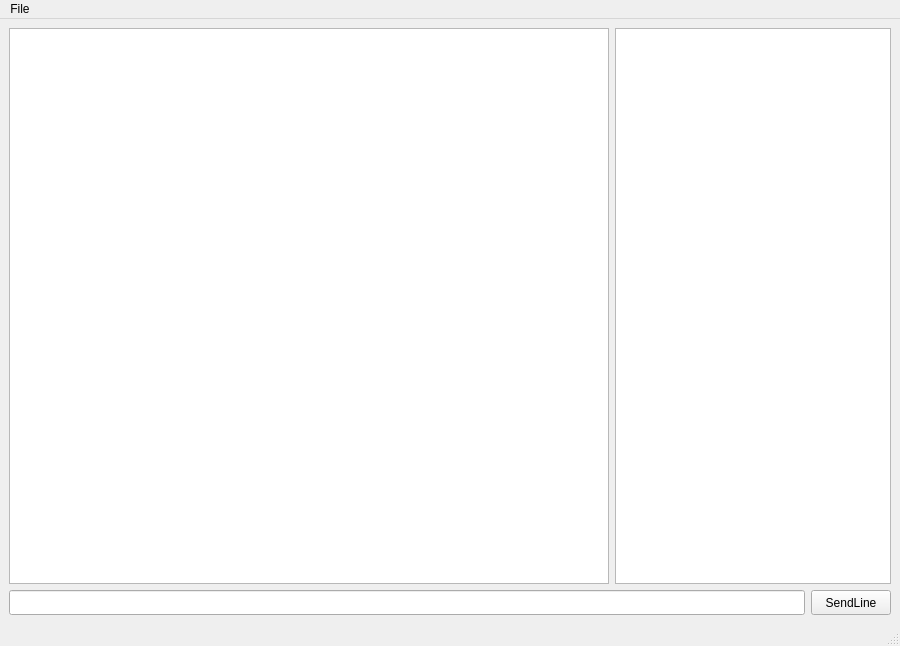
<?xml version="1.0" encoding="UTF-8"?>
<ui version="4.0">
 <class>MainWindow</class>
 <widget class="QMainWindow" name="MainWindow">
  <property name="geometry">
   <rect>
    <x>0</x>
    <y>0</y>
    <width>900</width>
    <height>646</height>
   </rect>
  </property>
  <property name="sizeIncrement">
   <size>
    <width>10</width>
    <height>10</height>
   </size>
  </property>
  <property name="windowTitle">
   <string>SerialForthIDE</string>
  </property>
  <widget class="QWidget" name="centralwidget">
   <property name="enabled">
    <bool>true</bool>
   </property>
   <property name="sizePolicy">
    <sizepolicy hsizetype="Expanding" vsizetype="Expanding">
     <horstretch>0</horstretch>
     <verstretch>0</verstretch>
    </sizepolicy>
   </property>
   <property name="minimumSize">
    <size>
     <width>900</width>
     <height>600</height>
    </size>
   </property>
   <property name="sizeIncrement">
    <size>
     <width>10</width>
     <height>10</height>
    </size>
   </property>
   <layout class="QVBoxLayout" name="verticalLayout_2">
    <item>
     <layout class="QHBoxLayout" name="horizontalLayout_3">
      <item>
       <widget class="QTextEdit" name="textEdit">
        <property name="minimumSize">
         <size>
          <width>600</width>
          <height>525</height>
         </size>
        </property>
        <property name="sizeIncrement">
         <size>
          <width>10</width>
          <height>10</height>
         </size>
        </property>
       </widget>
      </item>
      <item>
       <widget class="QTextBrowser" name="textBrowser">
        <property name="minimumSize">
         <size>
          <width>250</width>
          <height>525</height>
         </size>
        </property>
       </widget>
      </item>
     </layout>
    </item>
    <item>
     <layout class="QHBoxLayout" name="horizontalLayout">
      <item>
       <widget class="QLineEdit" name="lineEdit">
        <property name="minimumSize">
         <size>
          <width>600</width>
          <height>25</height>
         </size>
        </property>
       </widget>
      </item>
      <item>
       <widget class="QPushButton" name="pushButton">
        <property name="minimumSize">
         <size>
          <width>75</width>
          <height>25</height>
         </size>
        </property>
        <property name="text">
         <string>SendLine</string>
        </property>
       </widget>
      </item>
     </layout>
    </item>
   </layout>
  </widget>
  <widget class="QMenuBar" name="menubar">
   <property name="geometry">
    <rect>
     <x>0</x>
     <y>0</y>
     <width>900</width>
     <height>23</height>
    </rect>
   </property>
   <widget class="QMenu" name="menuFile">
    <property name="title">
     <string>File</string>
    </property>
    <addaction name="actionOpen"/>
   </widget>
   <addaction name="menuFile"/>
  </widget>
  <widget class="QStatusBar" name="statusBar"/>
  <action name="actionOpen">
   <property name="text">
    <string>Open</string>
   </property>
  </action>
 </widget>
 <resources/>
 <connections/>
</ui>
